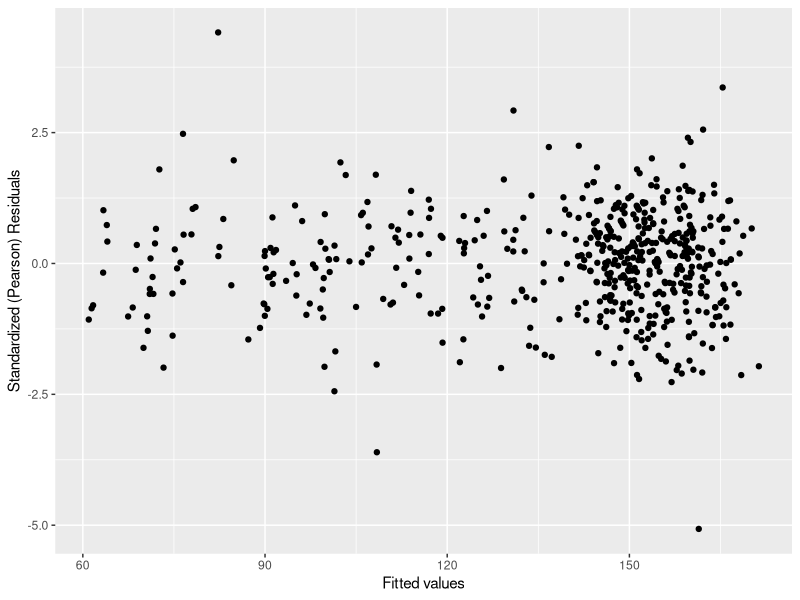
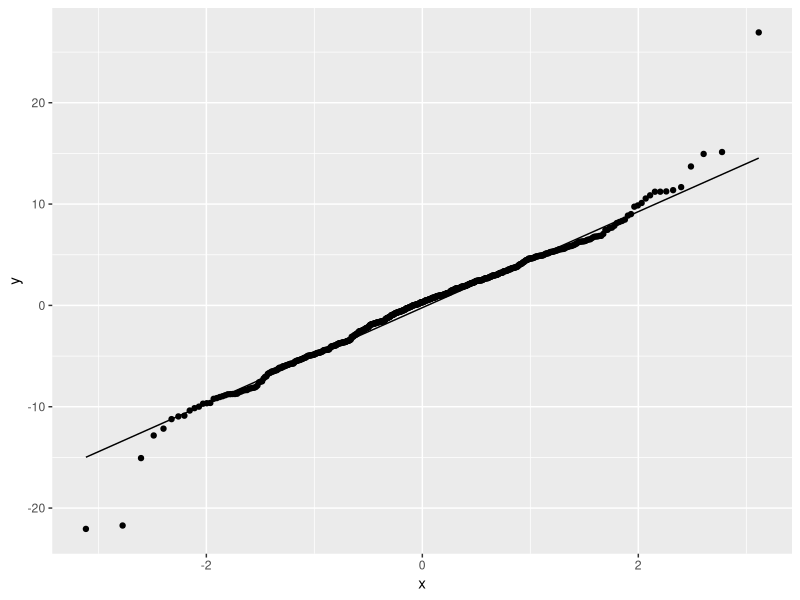

Reproduce these figures in R, in order.
library(tidyverse)
library(nlme)
library(splines)

# See question2.py for the context of this script (lines 14-28)
height <- read_csv('../candidate_project/height_data.csv')

mod <- gls(height ~ bs(age, knots=c(3,8,16), degree=1)*male + weight, 
           weights = varExp(form = ~ weight),
           data = height)
summary(mod)
# With the parameterization of the fixed terms of the model, the variance 
# weighting is almost reduced to matter of principle. I think the analysis 
# without it loses some of its defensibility.
# The parameterization the model uses is fitting linear splines with knots at
# ages of significant changes in physical human development. These splines are
# estimated twice, once for each sex, to account for sex-age differences in 
# development. Though there are better ways to account for the effect of weight
# on height if high fidelity prediction is the goal, but for this analysis 
# leaving a single term for weight unencumbered by interaction effects is
# very useful for inference.

# Assumptions
#   Linearity + Equal variance (after accounting for heteroskedasticity)
ggplot() + 
  geom_point(aes(x=fitted(mod), y=resid(mod, type='pearson'))) + 
  labs(x='Fitted values', y='Standardized (Pearson) Residuals')
#   looks good to me!

#   Normality
ggplot(mapping = aes(sample=resid(mod))) + 
  stat_qq() + 
  stat_qq_line()
#   Given the challenges of accounting for fairly complex interactions, I am
#   pretty satisfied with this QQ plot. There still are some heavy tails, but 
#   I would be comfortable defending this assumption being met.

#   Without more information on the data collection I cannot comment on the 
#   independence of the data, but I am comfortable with it given the context of
#   this analysis.

#   I would certify this model as valid. Inference can proceed without caveat.

# Model summary
mod$coefficients['weight']
confint(mod)['weight',]
